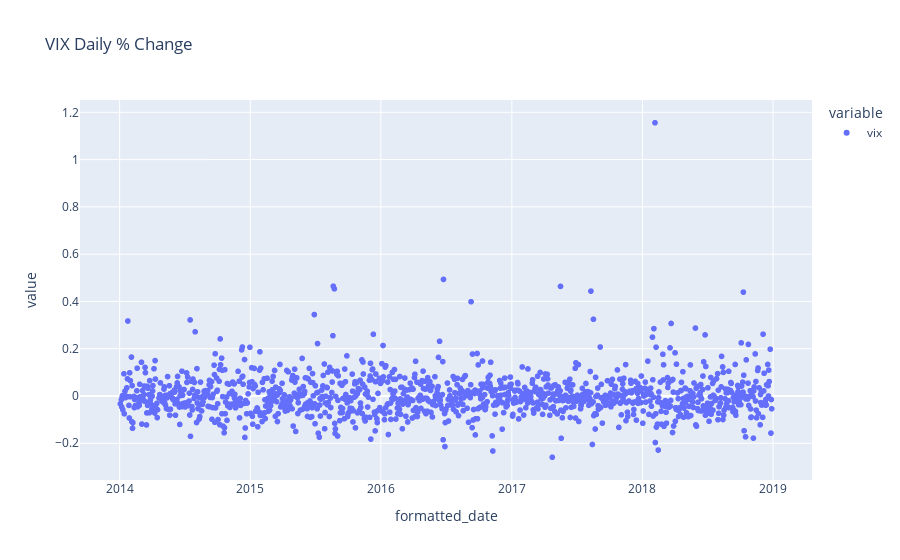

The notebook cell this image was saved under:
### Markdown cell above
#### Charts n Stuff

### Code cell
vix_fig = px.scatter(df_pct[["vix"]], title="VIX Daily % Change")
vix_fig.show()

### Figure 1 — Plotly figure (JSON) as saved in the notebook; plotly's stock layout.template omitted (floating-point values rounded to 4 significant figures; data arrays with more than 128 entries replaced by an {"elided": "..."} marker saying what was removed)
{"data": [{"hovertemplate": "variable=vix<br>formatted_date=%{x}<br>value=%{y}<extra></extra>", "legendgroup": "vix", "marker": {"color": "#636efa", "symbol": "circle"}, "mode": "markers", "name": "vix", "showlegend": true, "type": "scattergl", "x": {"elided": "1256 str values"}, "xaxis": "x", "y": {"elided": "1256 float values"}, "yaxis": "y"}], "layout": {"legend": {"title": {"text": "variable"}, "tracegroupgap": 0}, "title": {"text": "VIX Daily % Change"}, "xaxis": {"anchor": "y", "domain": [0, 1], "title": {"text": "formatted_date"}}, "yaxis": {"anchor": "x", "domain": [0, 1], "title": {"text": "value"}}}}
